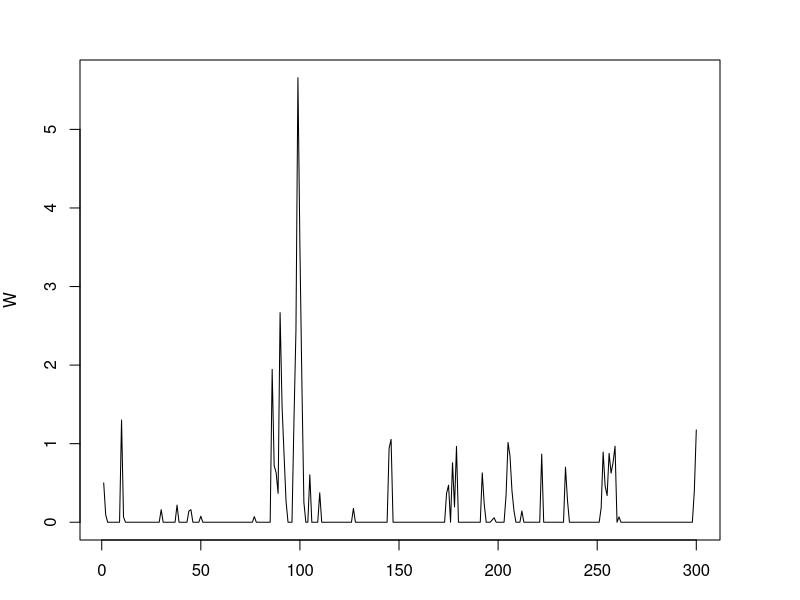
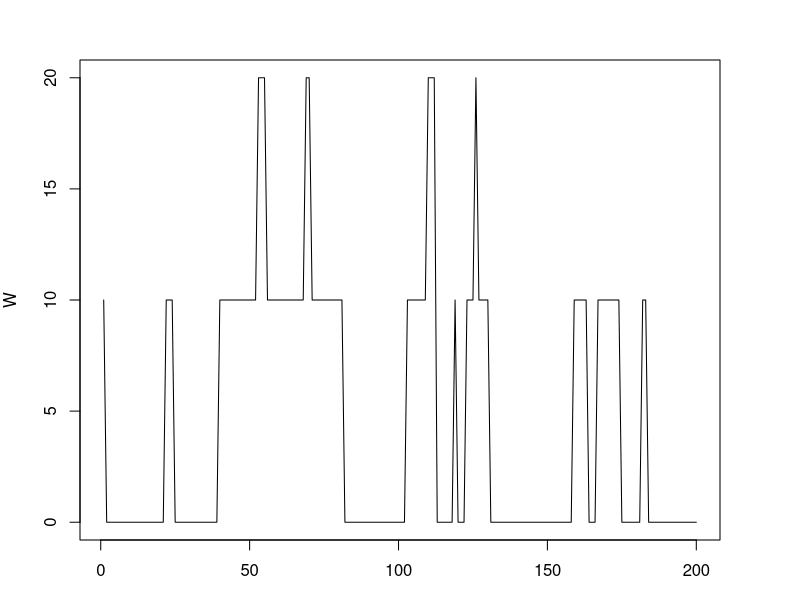
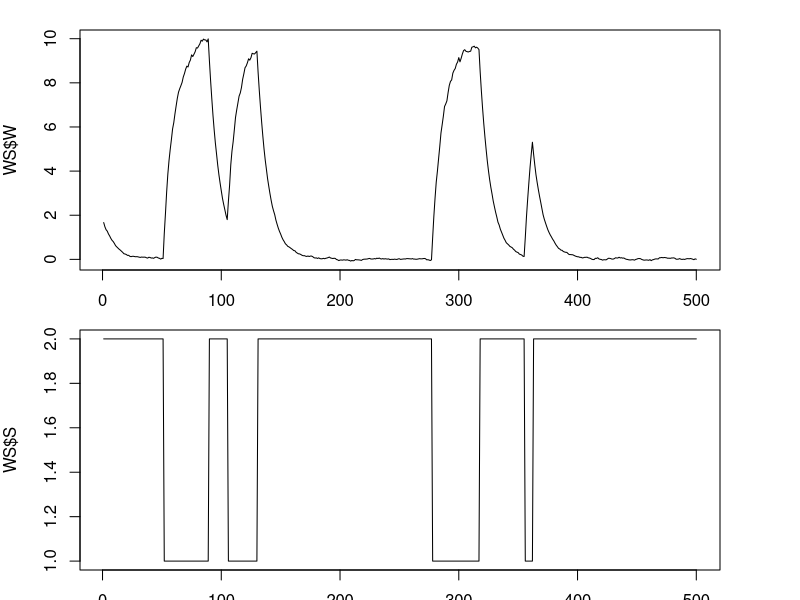

Here is the R script that generated these plots, in order:

library(purrr)
library(expm)


par(plt=c(.1,.9,.1,.9))



simul.ARG <- function(nb.sim,mu,nu,rho,alpha=0,w0=NaN){
  unc.mean <- (alpha + nu) * mu/(1-rho)
  
  if(is.na(w0)){
    w_0 <- unc.mean
  }else{
    w_0 <- w0
  }
  W <- w_0
  w <- w_0
  for(t in 2:nb.sim){
    z <- rpois(1,rho*w/mu + alpha)
    w <- mu * rgamma(1,shape=nu+z)
    W <- c(W,w)
  }
  return(W)
}

W <- simul.ARG(300,mu=.5,nu=0,rho=.9,alpha=.1)

plot(W,type="l")


simul.compound.poisson <- function(nb.sim,Gamma,Pi,lambda,w0=NaN){
  
  if(is.na(w0)){
    w_0 <- 1 * Gamma
  }else{
    w_0 <- w0
  }
  
  W <- w_0
  w <- w_0
  for(t in 2:nb.sim){
    z <- sum(rbernoulli(n = w/Gamma, p = Pi))
    eps <- rpois(1,lambda)
    w <- Gamma * (z + eps)
    W <- c(W,w)
  }
  return(W)
}

nb.sim <- 200
Gamma <- 10
Pi <- .8
lambda <- .05
W <- simul.compound.poisson(nb.sim,Gamma,Pi,lambda)
plot(W,type="l")


simul.MS.AR <- function(nb.sim,mu.1,mu.2,rho.1,rho.2,sigma.1,sigma.2,P,w0=NaN){
  # s valued in {1,2}
  # p(1,2) = P( s_{t}=2 | s_{t-1}=1 )
  
  max.2.power <- 8
  Pk <- t(P)
  for(i in 1:max.2.power){
    Pk <- Pk %*% Pk
  }
  if(Pk[1,1]<.5){
    s <- 2
  }else{
    s <- 1
  }
  
  S <- s

  if(is.na(w0)){
    w_0 <- Pk[1,1] * mu.1/(1-rho.1) + Pk[2,1] * mu.2/(1-rho.2)
  }else{
    w_0 <- w0
  }
  
  W <- w_0
  w <- w_0
  
  for(t in 2:nb.sim){
    u <- runif(1)
    if(s==1){
      if(u>P[1,1]){
        s <- 2
      }
    }else{
      if(u<P[2,1]){
        s <- 1
      }
    }
    S <- c(S,s)
    
    if(s==1){
      w <- mu.1 + rho.1 * w + sigma.1 * rnorm(1)
    }else{
      w <- mu.2 + rho.2 * w + sigma.2 * rnorm(1)
    }
    
    W <- c(W,w)
  }
  return(list(S=S,W=W,Pk=Pk))
}

P <- matrix(0,2,2)
P[1,] <- c(.95,.05)
P[2,] <- c(.01,.99)

nb.sim <- 500
mu.1 <- 1
mu.2 <- 0
rho.1 <- .9
rho.2 <- .9
sigma.1 <- .1
sigma.2 <- .02

WS <- simul.MS.AR(nb.sim,mu.1,mu.2,
                  rho.1,rho.2,
                  sigma.1,sigma.2,
                  P,w0=NaN)

par(mfrow=c(2,1))
plot(WS$W,type="l")
plot(WS$S,type="l")
